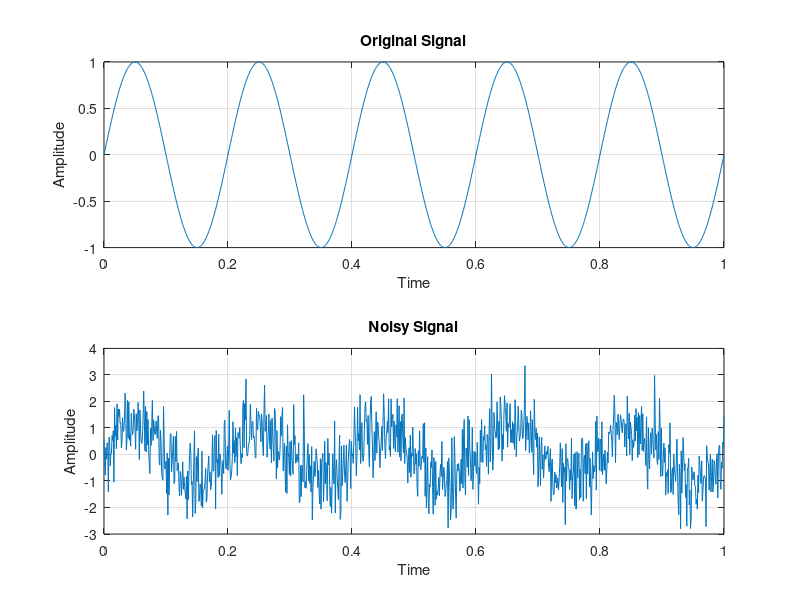

The MATLAB source for this figure:
clc;
clear;
close all;


% Time Vector

t = 0:0.001:1;


% Sampling Frequency

Fs = 1000;


% Original Signal

f = 5;

signal = sin(2*pi*f*t);



% Add Noise

noise = 0.8*randn(size(t));

noisy_signal = signal + noise;



% Plot Original Signal

figure;

subplot(2,1,1);

plot(t,signal);

title('Original Signal');

xlabel('Time');

ylabel('Amplitude');

grid on;



% Plot Noisy Signal

subplot(2,1,2);

plot(t,noisy_signal);

title('Noisy Signal');

xlabel('Time');

ylabel('Amplitude');

grid on;
